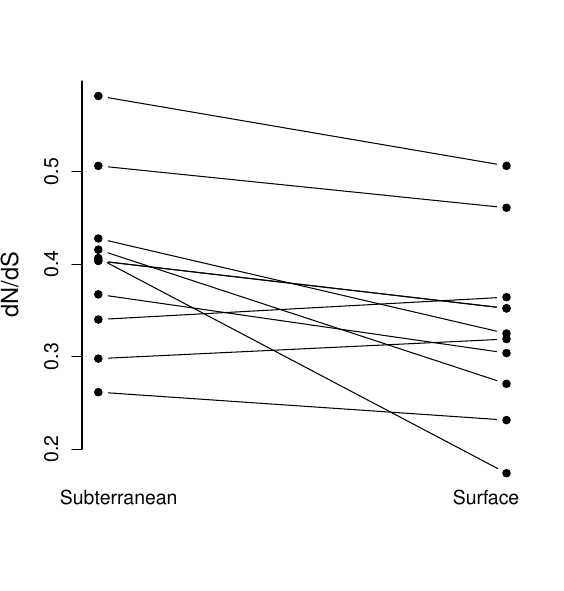

Source code (R):
isopods_Nes<-read.csv("~/Dropbox/Courses/Popgen_teaching_Notes/Journal_figs/drift_selection/asellid_isopods_Nes/asellid_isopods_Nes.csv")

plot(x=1:2,y=range(isopods_Nes$dNdS),type="n",axes=FALSE,ylab="dN/dS",xlab="",cex.lab=1.4)
axis(2,cex.axis=1.2,at=seq(0.2,0.6,length=5))
sapply(1:11,function(mypair){
	lines(isopods_Nes$dNdS[mypair*2-1:0],type="b",pch=19)
	})
	mtext(1,at=c(1.05,1.95),text=c("Subterranean","Surface"),cex=1.2)
	
dev.copy2pdf(file="~/Dropbox/Courses/Popgen_teaching_Notes/Journal_figs/drift_selection/asellid_isopods_Nes/asellid_isopods_Nes.pdf")	